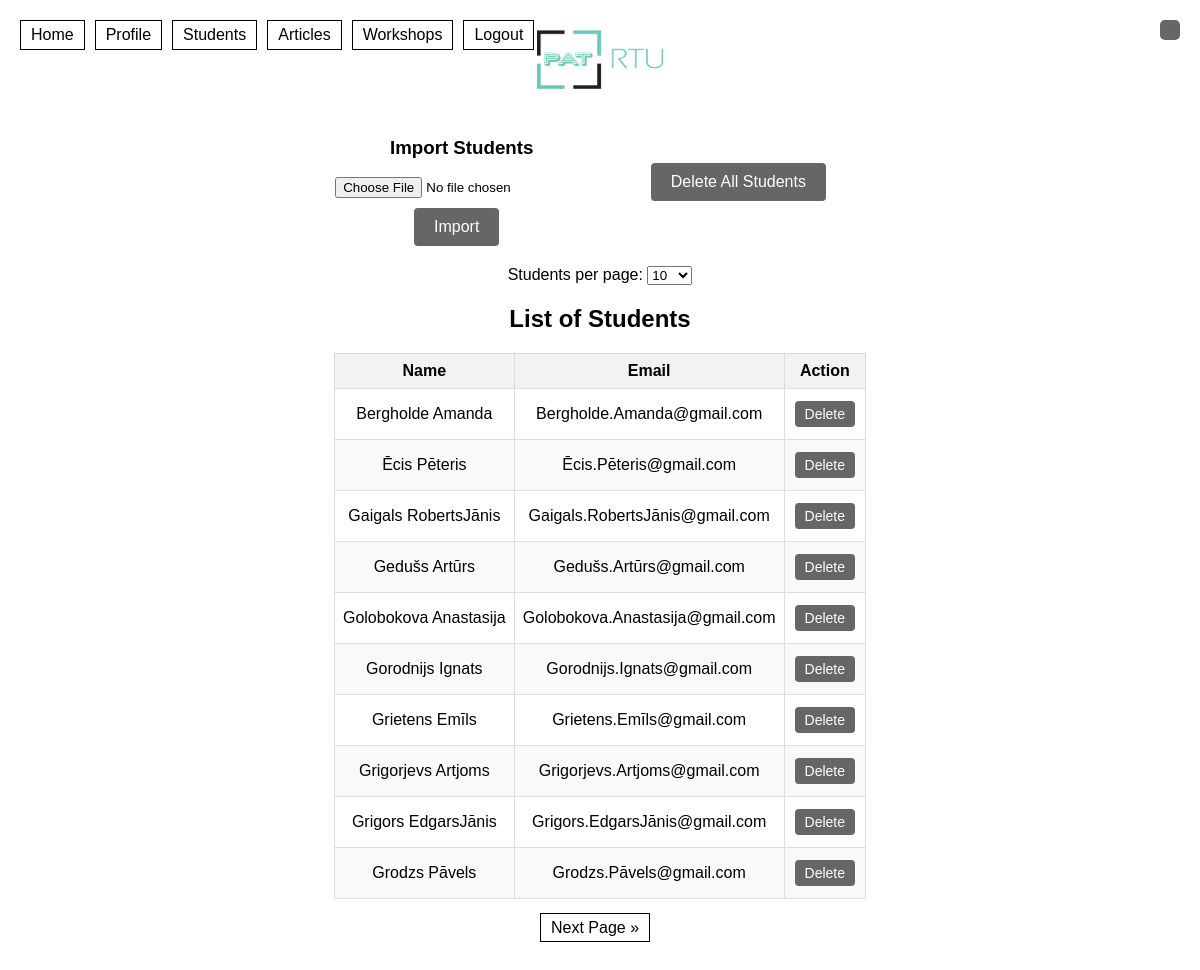
Before: /home_lecturer_students (signed in) with the older database file.
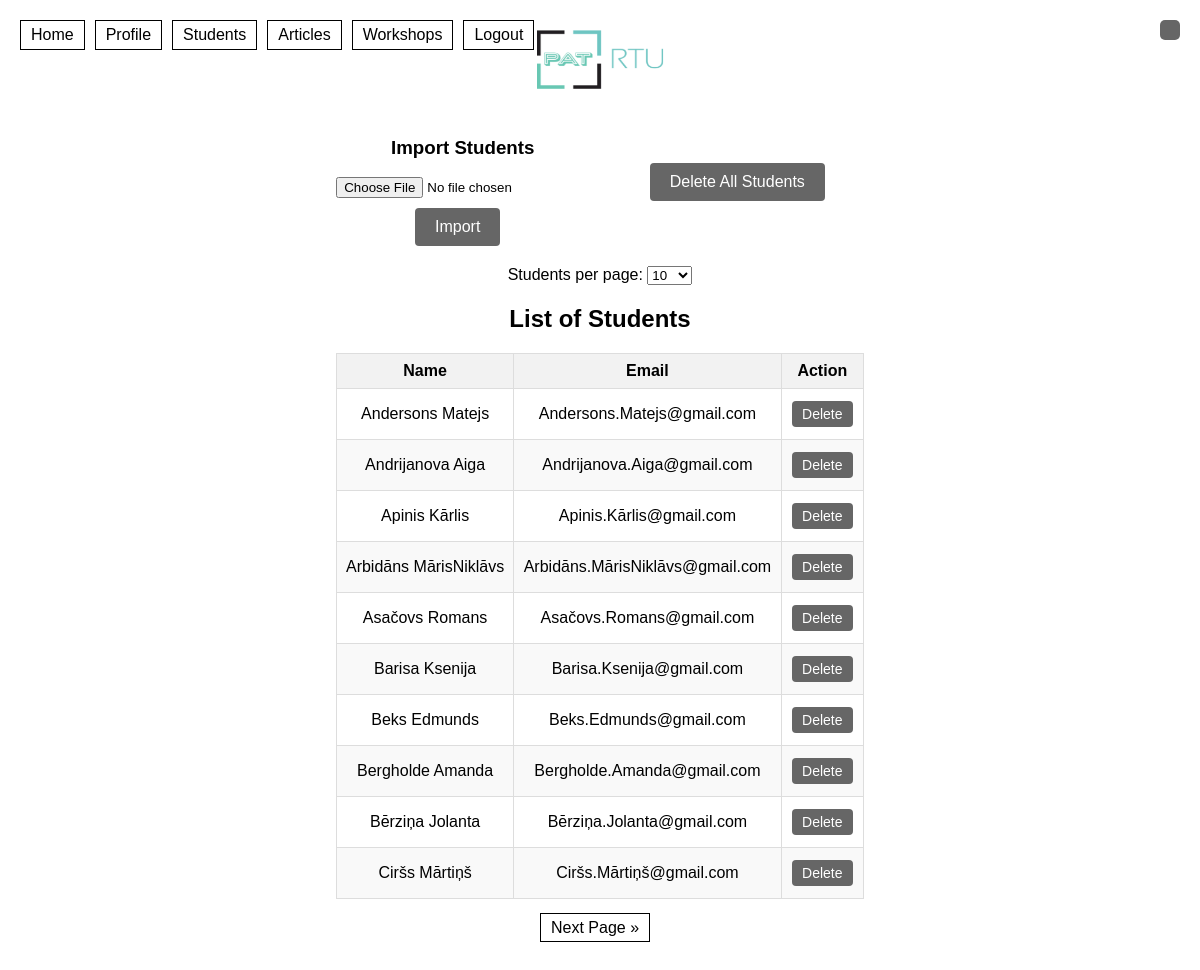
After: the same page with the newer database file.
### website/models.py (models this page shows)
class User(db.Model, UserMixin):
    id = db.Column(db.Integer, primary_key=True)
    email = db.Column(db.String(150), unique=True)
    password = db.Column(db.String(150))
    first_name = db.Column(db.String(150))
    role = db.Column(db.String(10), default='student')  # Possible values: admin, lecturer, student

### website/views.py (the view)
@views.route('/home_lecturer_students')
@login_required
def home_lecturer_students():
    if current_user.role == 'lecturer':
        db_path = 'instance/database.db'
        num_students_per_page = request.args.get('num_students', 10, type=int)
        page = request.args.get('page', 1, type=int)
        total_students = get_total_students_count(db_path)
        total_pages = ceil(total_students / num_students_per_page)
        offset = (page - 1) * num_students_per_page
        students = get_students(db_path, limit=num_students_per_page, offset=offset)  # Adjust for your DB access
        students_list = [{'id': student[0], 'email': student[1], 'first_name': student[2], 'role': student[3]} for student in students]
        prev_url = url_for('views.home_lecturer_students', num_students=num_students_per_page, page=page-1) if page > 1 else None
        next_url = url_for('views.home_lecturer_students', num_students=num_students_per_page, page=page+1) if page < total_pages else None
        return render_template("home_lecturer_students.html", user=current_user, students=students_list, prev_url=prev_url, next_url=next_url)
    else:
        flash("You are not authorized to access this page.", category="error")
        return redirect(url_for("views.home"))

### fetchStudents.py (called while the page is built)
def get_students(db_path, limit=10, offset=0):
    conn = sqlite3.connect(db_path)
    cur = conn.cursor()
    query = "SELECT id, email, first_name, role FROM user WHERE role='student' LIMIT ? OFFSET ?"
    cur.execute(query, (limit, offset))
    students = cur.fetchall()
    conn.close()
    return students

def get_total_students_count(db_path):
    conn = sqlite3.connect(db_path)
    cur = conn.cursor()
    query = "SELECT COUNT(*) FROM user WHERE role='student'"
    cur.execute(query)
    count = cur.fetchone()[0]
    conn.close()
    return count

### website/__init__.py (called while the page is built)
def create_app():
    app = Flask(__name__)
    app.config['SECRET_KEY'] = 'hjshjhdjah kjshkjdhjs'
    app.config['SQLALCHEMY_DATABASE_URI'] = f'sqlite:///{DB_NAME}'
    db.init_app(app)
    from .views import views
    from .auth import auth
    app.register_blueprint(views, url_prefix='/')
    app.register_blueprint(auth, url_prefix='/')
    from .models import User
    create_database(app)
    login_manager = LoginManager()
    login_manager.login_view = 'auth.login'
    login_manager.init_app(app)
    @login_manager.user_loader
    def load_user(id):
        return User.query.get(int(id))
    return app

### website/templates/home_lecturer_students.html (shortened to what this page needs)
{% extends "base.html" %}
{% block content %}
<div class="button-container">
    <div class="upload-container">
        <h3>Import Students</h3>
        <form action="{{ url_for('views.import_students') }}" method="post" enctype="multipart/form-data">
            <input type="file" name="students_xlsx" accept=".xlsx">
            <button type="submit" class="btn btn-primary">Import</button>
        </form>
    </div>
    <div class="delete-container">
        <button class="delete-all-button" onclick="deleteAllStudents()">Delete All Students</button>
    </div>
</div>
<div class="students-per-page">
    <form method="GET">
        <label for="num_students">Students per page:</label>
        <select name="num_students" id="num_students" onchange="this.form.submit()">
            <option value="10" {% if request.args.get('num_students', default='10') == '10' %} selected {% endif %}>10</option>
        </select>
    </form>
</div>
<div class="students-list">
    <h2>List of Students</h2>
    <table>
        <thead>
            <tr>
                <th>Name</th>
                <th>Email</th>
                <th>Action</th>
            </tr>
        </thead>
        <tbody>
            {% for student in students %}
            <tr>
                <td>{{ student.first_name }}</td>
                <td>{{ student.email }}</td>
                <td><button class="delete-button" onclick="deleteStudent({{ student.id }})">Delete</button></td>
            </tr>
            {% else %}
            <tr>
                <td colspan="3">No students found.</td>
            </tr>
            {% endfor %}
        </tbody>
    </table>
</div>
<div class="pagination">
    {% if next_url %}
    <a href="{{ next_url }}" class="btn btn-primary">Next Page &raquo;</a>
    {% endif %}
</div>
{% endblock %}

### website/templates/base.html (shortened to what this page needs)
<!DOCTYPE html>
<html>
<head>
<img src="../static/PAT_LOGO.png" alt="My Website Logo" class="logo">
</head>
<div class="sidebar-buttons">
  {% if current_user.is_authenticated %}
    {% if current_user.role == 'admin' %}
      <a class="nav-item nav-link" id="home" href="/home_admin">Home</a>
      <a class="nav-item nav-link" id="profile" href="/profile">Profile</a>
      <a class="nav-item nav-link" id="admin-lecturers" href="/admin_lecturers">Lecturers</a>
    {% elif current_user.role == 'lecturer' %}
      <a class="nav-item nav-link" id="home" href="/home_lecturer">Home</a>
      <a class="nav-item nav-link" id="profile" href="/profile">Profile</a>
      <a class="nav-item nav-link" id="students" href="/home_lecturer_students">Students</a>
      <a class="nav-item nav-link" id="articles" href="/home_lecturer_articles">Articles</a>
      <a class="nav-item nav-link" id="workshops" href="/add_workshop">Workshops</a>
    {% else %}
      <a class="nav-item nav-link" id="home" href="/">Home</a>
      <a class="nav-item nav-link" id="profile" href="/profile">Profile</a>
      {% if request.path != '/home_user_articles' %}
        <a class="nav-item nav-link" id="articles" href="/home_user_articles">Articles</a>
      {% endif %}
    {% endif %}
    <a class="nav-item nav-link" id="logout" href="/logout">Logout</a>
  {% else %}
    <a class="nav-item nav-link" id="login" href="/login">Login</a>
    <a class="nav-item nav-link" id="signUp" href="/sign-up">Sign Up</a>
  {% endif %}
</div>
  <div class="container">
    {% block content %}{% endblock %}
  </div>
  <div id="error-message" class="error-message"></div>
</body>
</html>

### website/templates/base.html (style rules this page uses)
.container { flex: 1; text-align: center; padding: 150px; margin-top: -40px; }
.sidebar-buttons { position: fixed; top: 20px; left: 20px; display: flex; align-items: center; }
.sidebar-buttons a, .btn-primary { margin-right: 10px; padding: 5px 10px; border: 1px solid rgb(0, 0, 0); background-color: transparent; color: rgb(0, 0, 0); text-decoration: none; cursor: pointer; }
.logo { position: absolute; top: 0; left: 50%; transform: translateX(-50%); padding: 10px; width: 150px; height: 100px; }
.error-message { position: fixed; top: 20px; right: 20px; background-color: rgb(102, 102, 102); color: rgb(255, 255, 255); padding: 10px; border-radius: 5px; z-index: 10; }

### website/templates/home_lecturer_students.html (style rules this page uses)
.students-list table { width: 100%; border-collapse: collapse; margin-bottom: 20px; }
.students-list th, .students-list td { border: 1px solid #ddd; padding: 8px; }
.students-list th { background-color: #f2f2f2; }
.students-list tbody tr:nth-child(even) { background-color: #f9f9f9; }
.delete-button { background-color: rgb(102, 102, 102); color: #ffffff; border: none; padding: 5px 10px; text-align: center; text-decoration: none; display: inline-block; font-size: 14px; margin: 4px 2px; cursor: pointer; border-radius: 4px; }
.button-container { display: flex; justify-content: space-between; align-items: center; margin-bottom: 20px; }
.upload-container, .delete-container { width: 48%; }
.upload-container h3 { margin: 4; }
.delete-all-button { background-color: rgb(102, 102, 102); color: #ffffff; border: none; padding: 10px 20px; text-align: center; text-decoration: none; display: inline-block; font-size: 16px; cursor: pointer; border-radius: 4px; }
.upload-container button { background-color: rgb(102, 102, 102); color: #ffffff; border: none; padding: 10px 20px; text-align: center; text-decoration: none; display: inline-block; font-size: 16px; cursor: pointer; border-radius: 4px; margin-top: 10px; }

Changed rows visible on the page:
removed User: first_name "Ēcis Pēteris", email "Ēcis.Pēteris@gmail.com"
removed User: first_name "Gaigals RobertsJānis", email "Gaigals.RobertsJānis@gmail.com"
removed User: first_name "Gedušs Artūrs", email "Gedušs.Artūrs@gmail.com"
removed User: first_name "Golobokova Anastasija", email "Golobokova.Anastasija@gmail.com"
removed User: first_name "Gorodnijs Ignats", email "Gorodnijs.Ignats@gmail.com"
removed User: first_name "Grietens Emīls", email "Grietens.Emīls@gmail.com"
removed User: first_name "Grigorjevs Artjoms", email "Grigorjevs.Artjoms@gmail.com"
removed User: first_name "Grigors EdgarsJānis", email "Grigors.EdgarsJānis@gmail.com"
removed User: first_name "Grodzs Pāvels", email "Grodzs.Pāvels@gmail.com"
added User: first_name "Andersons Matejs", email "Andersons.Matejs@gmail.com"
added User: first_name "Andrijanova Aiga", email "Andrijanova.Aiga@gmail.com"
added User: first_name "Apinis Kārlis", email "Apinis.Kārlis@gmail.com"
added User: first_name "Arbidāns MārisNiklāvs", email "Arbidāns.MārisNiklāvs@gmail.com"
added User: first_name "Asačovs Romans", email "Asačovs.Romans@gmail.com"
added User: first_name "Barisa Ksenija", email "Barisa.Ksenija@gmail.com"
added User: first_name "Beks Edmunds", email "Beks.Edmunds@gmail.com"
added User: first_name "Bērziņa Jolanta", email "Bērziņa.Jolanta@gmail.com"
added User: first_name "Ciršs Mārtiņš", email "Ciršs.Mārtiņš@gmail.com"
